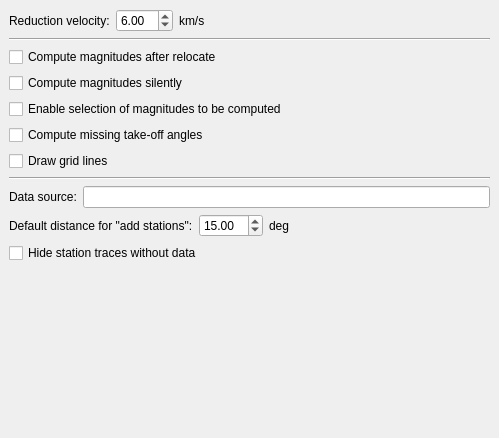
     <widget class="QWidget" name="pageLocator" >
      <property name="geometry" >
       <rect>
        <x>0</x>
        <y>0</y>
        <width>499</width>
        <height>438</height>
       </rect>
      </property>
      <property name="autoFillBackground" >
       <bool>true</bool>
      </property>
      <attribute name="label" >
       <string>Global settings</string>
      </attribute>
      <layout class="QVBoxLayout" >
       <property name="margin" >
        <number>9</number>
       </property>
       <property name="spacing" >
        <number>6</number>
       </property>
       <item>
        <layout class="QHBoxLayout" >
         <property name="margin" >
          <number>0</number>
         </property>
         <property name="spacing" >
          <number>6</number>
         </property>
         <item>
          <widget class="QLabel" name="label_4" >
           <property name="toolTip" >
            <string>Reduction velocity used by the move out curve.</string>
           </property>
           <property name="text" >
            <string>Reduction velocity:</string>
           </property>
          </widget>
         </item>
         <item>
          <widget class="QDoubleSpinBox" name="spinPVel" >
           <property name="toolTip" >
            <string>Reduction velocity used by the move out curve.</string>
           </property>
           <property name="minimum" >
            <double>0.1</double>
           </property>
           <property name="singleStep" >
            <double>0.5</double>
           </property>
           <property name="value" >
            <double>6</double>
           </property>
          </widget>
         </item>
         <item>
          <widget class="QLabel" name="label_6" >
           <property name="text" >
            <string>km/s</string>
           </property>
          </widget>
         </item>
         <item>
          <spacer>
           <property name="orientation" >
            <enum>Qt::Horizontal</enum>
           </property>
           <property name="sizeHint" >
            <size>
             <width>40</width>
             <height>20</height>
            </size>
           </property>
          </spacer>
         </item>
        </layout>
       </item>
       <item>
        <widget class="Line" name="line_2" >
         <property name="orientation" >
          <enum>Qt::Horizontal</enum>
         </property>
        </widget>
       </item>
       <item>
        <widget class="QCheckBox" name="cbComputeMagnitudesAfterRelocate" >
         <property name="toolTip" >
          <string>If enabled, magnitudes are computed automatically after relocate.</string>
         </property>
         <property name="text" >
          <string>Compute magnitudes after relocate</string>
         </property>
        </widget>
       </item>
       <item>
        <layout class="QHBoxLayout" >
         <property name="margin" >
          <number>0</number>
         </property>
         <property name="spacing" >
          <number>6</number>
         </property>
         <item>
          <widget class="QCheckBox" name="cbComputeMagnitudesSilently" >
           <property name="text" >
            <string>Compute magnitudes silently</string>
           </property>
          </widget>
         </item>
        </layout>
       </item>
       <item>
        <widget class="QCheckBox" name="cbAskForMagnitudeTypes" >
         <property name="text" >
          <string>Enable selection of magnitudes to be computed</string>
         </property>
        </widget>
       </item>
       <item>
        <widget class="QCheckBox" name="cbComputeMissingTakeOffAngles" >
         <property name="toolTip" >
          <string>Computes missing take-off angles to be used in the first motion plot.</string>
         </property>
         <property name="text" >
          <string>Compute missing take-off angles</string>
         </property>
        </widget>
       </item>
       <item>
        <widget class="QCheckBox" name="cbPlotGridlines" >
         <property name="toolTip" >
          <string>Enables/disables drawing of grid lines in plots</string>
         </property>
         <property name="text" >
          <string>Draw grid lines</string>
         </property>
        </widget>
       </item>
       <item>
        <widget class="Line" name="line_4" >
         <property name="orientation" >
          <enum>Qt::Horizontal</enum>
         </property>
        </widget>
       </item>
       <item>
        <layout class="QHBoxLayout" >
         <property name="margin" >
          <number>0</number>
         </property>
         <property name="spacing" >
          <number>6</number>
         </property>
         <item>
          <widget class="QLabel" name="label_5" >
           <property name="text" >
            <string>Data source:</string>
           </property>
          </widget>
         </item>
         <item>
          <widget class="QLineEdit" name="editRecordSource" />
         </item>
        </layout>
       </item>
       <item>
        <layout class="QHBoxLayout" >
         <property name="margin" >
          <number>0</number>
         </property>
         <property name="spacing" >
          <number>6</number>
         </property>
         <item>
          <widget class="QLabel" name="label_9" >
           <property name="text" >
            <string>Default distance for "add stations":</string>
           </property>
          </widget>
         </item>
         <item>
          <widget class="QDoubleSpinBox" name="spinAddStationsDistance" >
           <property name="maximum" >
            <double>180</double>
           </property>
           <property name="value" >
            <double>15</double>
           </property>
          </widget>
         </item>
         <item>
          <widget class="QLabel" name="labelDefaultDistanceUnit" >
           <property name="text" >
            <string>deg</string>
           </property>
          </widget>
         </item>
         <item>
          <spacer>
           <property name="orientation" >
            <enum>Qt::Horizontal</enum>
           </property>
           <property name="sizeHint" >
            <size>
             <width>40</width>
             <height>20</height>
            </size>
           </property>
          </spacer>
         </item>
        </layout>
       </item>
       <item>
        <widget class="QCheckBox" name="cbHideStationsWithoutData" >
         <property name="toolTip" >
          <string>If enabled additional stations are initially hidden and only become visible if data is available.</string>
         </property>
         <property name="text" >
          <string>Hide station traces without data</string>
         </property>
        </widget>
       </item>
       <item>
        <spacer>
         <property name="orientation" >
          <enum>Qt::Vertical</enum>
         </property>
         <property name="sizeHint" >
          <size>
           <width>20</width>
           <height>71</height>
          </size>
         </property>
        </spacer>
       </item>
      </layout>
     </widget>
